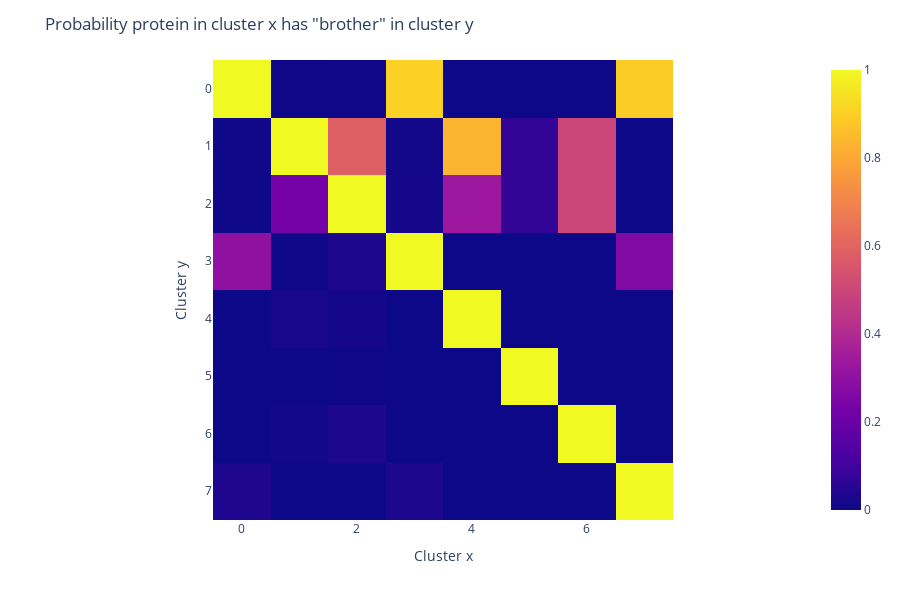

The notebook cell this image was saved under:
### Code cell
co_clusters_df = pd.DataFrame({})
for query_cluster in cluster_coords:
    if query_cluster == 'null':
        continue
    queries = []
    scores = []
    for protein in cluster_coords[query_cluster]:
        query = protein[4].split('[')[-1].replace(']', '')
        if query == 'archaeon':
            continue
        queries.append(query)
        
    for domain_cluster in cluster_coords:
        if domain_cluster == 'null':
            continue
        domains = []
        co_proteins = 0
        for domain_protein in cluster_coords[domain_cluster]:
            domain = domain_protein[4].split('[')[-1].replace(']', '')
            if query == 'archaeon':
                continue
            domains.append(domain)
        for query_protein in queries: 
            if query_protein in domains:
                co_proteins += 1

        scores.append(co_proteins / len(queries))
    co_clusters_df.insert(len(co_clusters_df.columns), query_cluster, scores, True) 
        
fig2 = px.imshow(co_clusters_df)
fig2.update_layout(
    title='Probability protein in cluster x has "brother" in cluster y',
    xaxis_title='Cluster x',
    yaxis_title='Cluster y')
fig2.show()

### Figure 1 — Plotly figure (JSON) as saved in the notebook; plotly's stock layout.template omitted (floating-point values rounded to 4 significant figures)
{"data": [{"coloraxis": "coloraxis", "type": "heatmap", "z": [[1, 0.002513, 0.005291, 0.9048, 0, 0, 0, 0.8947], [0.004847, 1, 0.5847, 0.01058, 0.8333, 0.07143, 0.5, 0], [0.003231, 0.2286, 1, 0.01587, 0.3333, 0.07143, 0.5, 0], [0.3005, 0.003769, 0.0291, 1, 0, 0, 0, 0.2632], [0, 0.02198, 0.01587, 0, 1, 0, 0, 0], [0, 0.0006281, 0.002646, 0, 0, 1, 0, 0], [0, 0.009422, 0.0291, 0, 0, 0, 1, 0], [0.03393, 0, 0, 0.03175, 0, 0, 0, 1]]}], "layout": {"coloraxis": {"colorscale": [[0, "#0d0887"], [0.1111, "#46039f"], [0.2222, "#7201a8"], [0.3333, "#9c179e"], [0.4444, "#bd3786"], [0.5556, "#d8576b"], [0.6667, "#ed7953"], [0.7778, "#fb9f3a"], [0.8889, "#fdca26"], [1, "#f0f921"]]}, "height": 600, "margin": {"t": 60}, "title": {"text": "Probability protein in cluster x has \"brother\" in cluster y"}, "xaxis": {"constrain": "domain", "scaleanchor": "y", "title": {"text": "Cluster x"}}, "yaxis": {"autorange": "reversed", "constrain": "domain", "title": {"text": "Cluster y"}}}}
